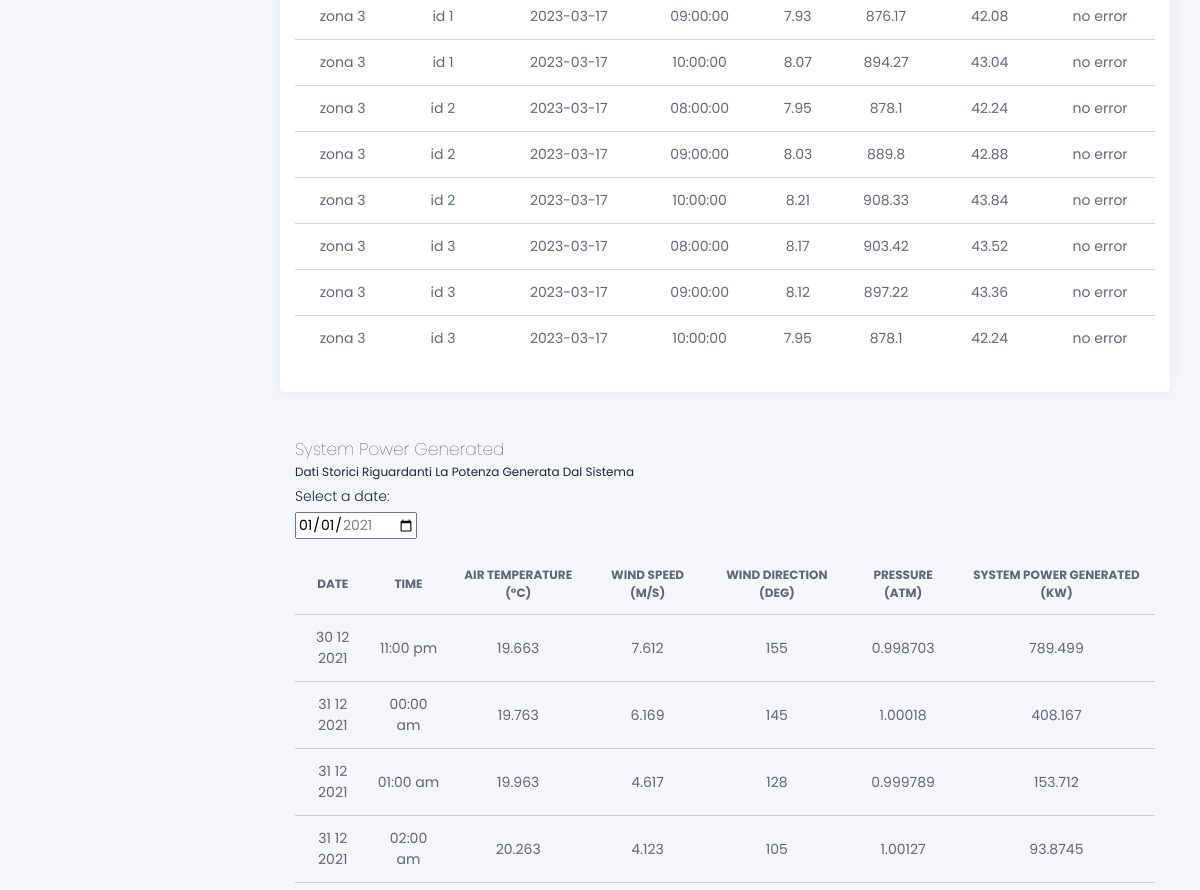
/tables (middle part), run on an earlier commit of the app's database.
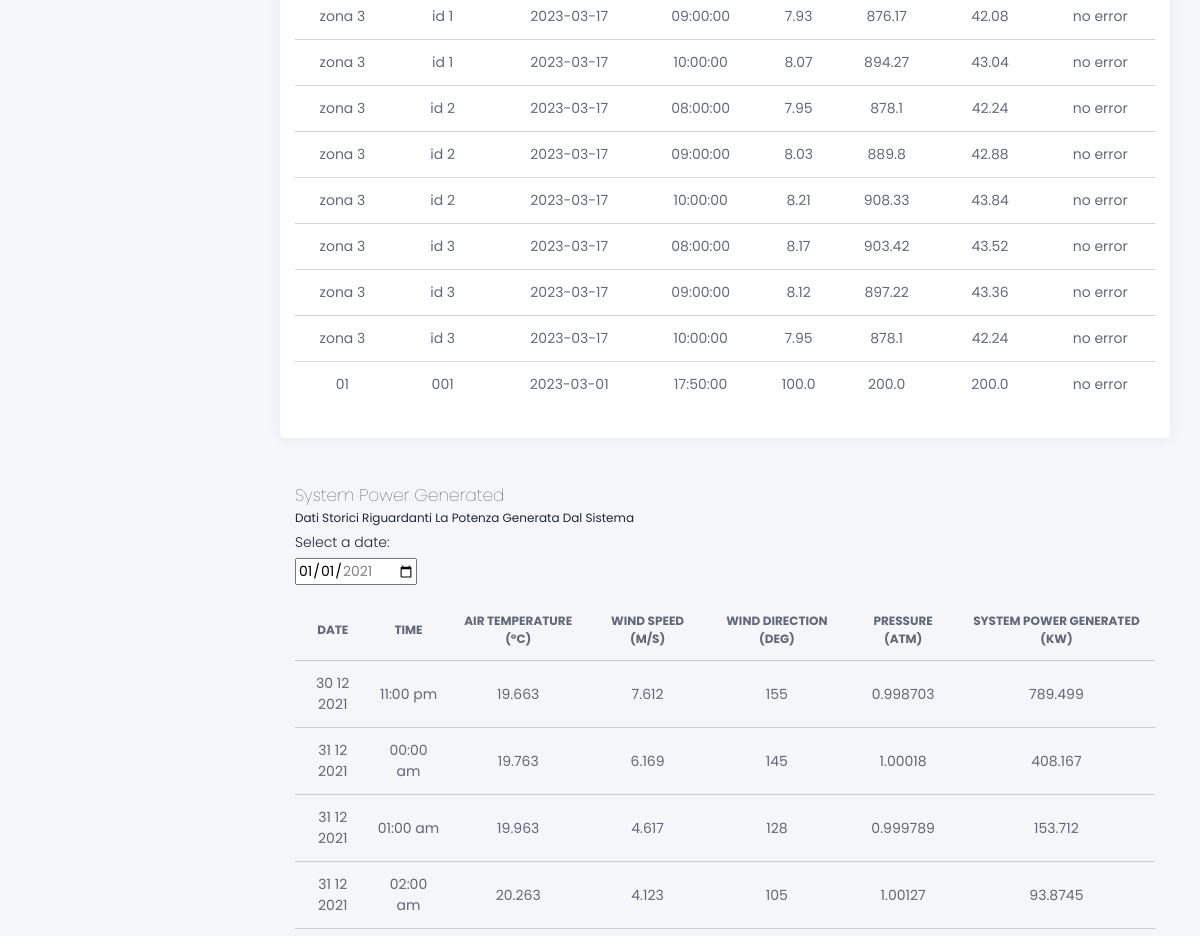
And on a later commit of the database.
### tables this page shows
CREATE TABLE arduino (
				   zone TEXT,
				   id TEXT,
				   date DATE,
				   hour TIME,
                   speed FLOAT,
                   power FLOAT,
				   current FLOAT,
				   error TEXT);

### apps/home/routes.py (the view)
@blueprint.route('/tables')
def tables():
    with get_db() as conn:
        arduino = conn.execute('SELECT * FROM arduino').fetchall()
        power = conn.execute('SELECT * FROM TurbineDataset').fetchall()
        meteo=conn.execute('SELECT * FROM meteo').fetchall()
    return render_template('home/tables.html', pale=pale, arduino=arduino, power=power,meteo=meteo)

### apps/__init__.py (called while the page is built)
def configure_database(app):
    @app.before_first_request
    def initialize_database():
        db.create_all()
    @app.teardown_request
    def shutdown_session(exception=None):
        db.session.remove()

### apps/home/routes.py (called while the page is built)
def get_db():
    db = getattr(g, '_database', None)
    if db is None:
        db = g._database = sqlite3.connect(DATABASE)
        db.row_factory = sqlite3.Row
    return db

### apps/templates/home/tables.html (shortened to what this page needs)
{% extends "layouts/base.html" %}
{% block content %}
  <div class="content">
    <div class="row">
      <div class="col-md-12">
        <div class="card " >
          <div class="card-body">
            <table class="table tablesorter" id="">
              <tbody>
                {% for pala in arduino %}
                    <tr>
                        <td class="text-center">{{pala.zone}}</td>
                        <td class="text-center">{{ pala.id }}</td>
                        <td class="text-center">{{ pala.date }}</td>
                        <td class="text-center">{{ pala.hour }}</td>
                        <td class="text-center">{{ pala.speed }}</td>
                        <td class="text-center">{{ pala.power }}</td>
                        <td class="text-center">{{ pala.current }}</td>
                        <td class="text-center">{{ pala.error }}</td>
                    </tr>
            {% endfor %}
              </tbody>
            </table>
          </div>
        </div>
      </div>
      <div class="col-md-12">
        <div class="card  card-plain">
          <div class="card-header">
            <h4 class="card-title">System Power Generated</h4>
            <p class="category">Dati storici riguardanti la potenza generata dal sistema</p>
            <p>Select a date:</p>
            <input type="date" id="dateInput" name="dateInput"
                   value="2021-01-01"
                   min="2021-01-01" max="2021-12-31">
          </div>
          <div class="card-body">
            <div class="table">
              <table class="table tablesorter " id="">
                <thead class=" text-primary">
                    <tr>
                      <th class="text-center">Date</th>
                      <th class="text-center">Time</th>
                      <th class="text-center">Air temperature (°C)</th>
                      <th class="text-center">Wind speed (m/s)</th>
                      <th class="text-center">Wind direction (deg)</th>
                      <th class="text-center">Pressure (atm)</th>
                      <th class="text-center">System Power Generated (kW)</th>
                    </tr>
                  </thead>
                  <tbody>
                    {% for power in power[-25:] %}
                    <tr>
                      <td class="text-center">{{ power[0] }}</td>
                      <td class="text-center">{{ power[1] }}</td>
                      <td class="text-center">{{ power[2]}}</td>
                      <td class="text-center">{{ power[3] }}</td>
                      <td class="text-center">{{ power[4] }}</td>
                      <td class="text-center">{{ power[5] }}</td>
                      <td class="text-center">{{ power[6] }}</td>
                    </tr>
                    {% endfor %}
                </tbody>
              </table>
            </div>
          </div>
        </div>
      </div>
        </div>
  </div>
</div>
{% endblock content %}

What changed in the data, as far as the page shows it:
added arduino: zone "01", id "001", date "2023-03-01", hour "17:50:00", speed "100.0", power "200.0", current "200.0", error "no error"
